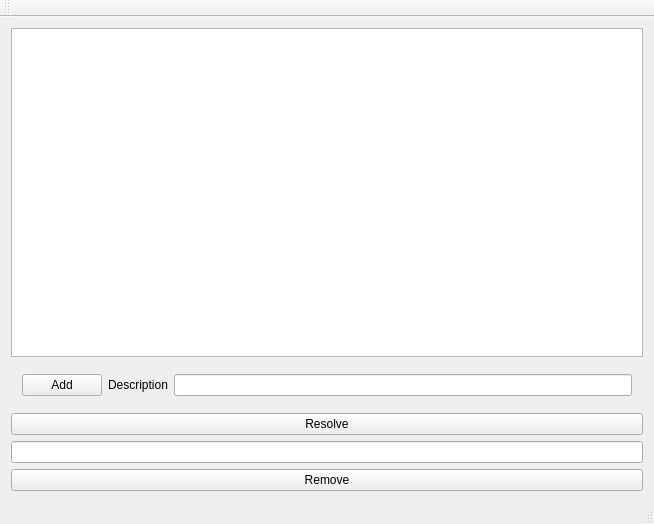
<?xml version="1.0" encoding="UTF-8"?>
<ui version="4.0">
 <class>UserWindowClass</class>
 <widget class="QMainWindow" name="UserWindowClass">
  <property name="geometry">
   <rect>
    <x>0</x>
    <y>0</y>
    <width>654</width>
    <height>524</height>
   </rect>
  </property>
  <property name="windowTitle">
   <string>UserWindow</string>
  </property>
  <widget class="QWidget" name="centralWidget">
   <layout class="QVBoxLayout" name="verticalLayout_3">
    <item>
     <layout class="QVBoxLayout" name="verticalLayout_2">
      <item>
       <widget class="QTableView" name="tableView"/>
      </item>
      <item>
       <widget class="QWidget" name="testerwidget" native="true">
        <layout class="QVBoxLayout" name="verticalLayout">
         <item>
          <layout class="QHBoxLayout" name="testerhorizontalLayout">
           <item>
            <widget class="QPushButton" name="addpushButton">
             <property name="text">
              <string>Add</string>
             </property>
            </widget>
           </item>
           <item>
            <widget class="QLabel" name="label">
             <property name="text">
              <string>Description</string>
             </property>
            </widget>
           </item>
           <item>
            <widget class="QLineEdit" name="descriptionlineEdit"/>
           </item>
          </layout>
         </item>
        </layout>
       </widget>
      </item>
      <item>
       <widget class="QPushButton" name="resolvepushButton">
        <property name="text">
         <string>Resolve</string>
        </property>
       </widget>
      </item>
      <item>
       <widget class="QLineEdit" name="removelineEdit"/>
      </item>
      <item>
       <widget class="QPushButton" name="removepushButton">
        <property name="text">
         <string>Remove</string>
        </property>
       </widget>
      </item>
     </layout>
    </item>
   </layout>
  </widget>
  <widget class="QMenuBar" name="menuBar">
   <property name="geometry">
    <rect>
     <x>0</x>
     <y>0</y>
     <width>654</width>
     <height>22</height>
    </rect>
   </property>
  </widget>
  <widget class="QToolBar" name="mainToolBar">
   <attribute name="toolBarArea">
    <enum>TopToolBarArea</enum>
   </attribute>
   <attribute name="toolBarBreak">
    <bool>false</bool>
   </attribute>
  </widget>
  <widget class="QStatusBar" name="statusBar"/>
 </widget>
 <layoutdefault spacing="6" margin="11"/>
 <resources/>
 <connections/>
</ui>
